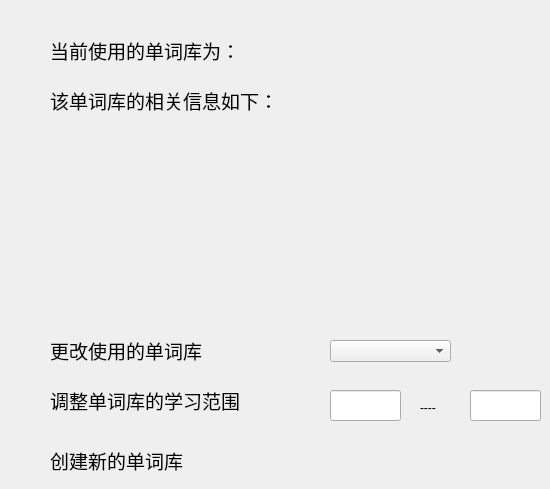
          <widget class="QWidget" name="page_8">
           <property name="styleSheet">
            <string notr="true">#page_8{
background-color:rgb(118,238,198);
}</string>
           </property>
           <widget class="QComboBox" name="comboBox">
            <property name="geometry">
             <rect>
              <x>330</x>
              <y>340</y>
              <width>121</width>
              <height>22</height>
             </rect>
            </property>
            <property name="currentIndex">
             <number>-1</number>
            </property>
           </widget>
           <widget class="QLineEdit" name="lineEdit">
            <property name="geometry">
             <rect>
              <x>330</x>
              <y>390</y>
              <width>71</width>
              <height>31</height>
             </rect>
            </property>
           </widget>
           <widget class="QLineEdit" name="lineEdit_2">
            <property name="geometry">
             <rect>
              <x>470</x>
              <y>390</y>
              <width>71</width>
              <height>31</height>
             </rect>
            </property>
           </widget>
           <widget class="QLabel" name="label_23">
            <property name="geometry">
             <rect>
              <x>420</x>
              <y>400</y>
              <width>31</width>
              <height>16</height>
             </rect>
            </property>
            <property name="text">
             <string>----</string>
            </property>
           </widget>
           <widget class="QLabel" name="label_33">
            <property name="geometry">
             <rect>
              <x>50</x>
              <y>30</y>
              <width>241</width>
              <height>40</height>
             </rect>
            </property>
            <property name="font">
             <font>
              <family>宋体</family>
              <pointsize>14</pointsize>
             </font>
            </property>
            <property name="text">
             <string>当前使用的单词库为：</string>
            </property>
           </widget>
           <widget class="QLabel" name="label_34">
            <property name="geometry">
             <rect>
              <x>50</x>
              <y>330</y>
              <width>191</width>
              <height>40</height>
             </rect>
            </property>
            <property name="font">
             <font>
              <family>宋体</family>
              <pointsize>14</pointsize>
             </font>
            </property>
            <property name="text">
             <string>更改使用的单词库</string>
            </property>
           </widget>
           <widget class="QLabel" name="label_35">
            <property name="geometry">
             <rect>
              <x>50</x>
              <y>80</y>
              <width>271</width>
              <height>40</height>
             </rect>
            </property>
            <property name="font">
             <font>
              <family>宋体</family>
              <pointsize>14</pointsize>
             </font>
            </property>
            <property name="text">
             <string>该单词库的相关信息如下：</string>
            </property>
           </widget>
           <widget class="QLabel" name="label_36">
            <property name="geometry">
             <rect>
              <x>50</x>
              <y>440</y>
              <width>181</width>
              <height>40</height>
             </rect>
            </property>
            <property name="font">
             <font>
              <family>宋体</family>
              <pointsize>14</pointsize>
             </font>
            </property>
            <property name="text">
             <string>创建新的单词库</string>
            </property>
           </widget>
           <widget class="QLabel" name="label_37">
            <property name="geometry">
             <rect>
              <x>50</x>
              <y>380</y>
              <width>241</width>
              <height>40</height>
             </rect>
            </property>
            <property name="font">
             <font>
              <family>宋体</family>
              <pointsize>14</pointsize>
             </font>
            </property>
            <property name="text">
             <string>调整单词库的学习范围</string>
            </property>
           </widget>
          </widget>
